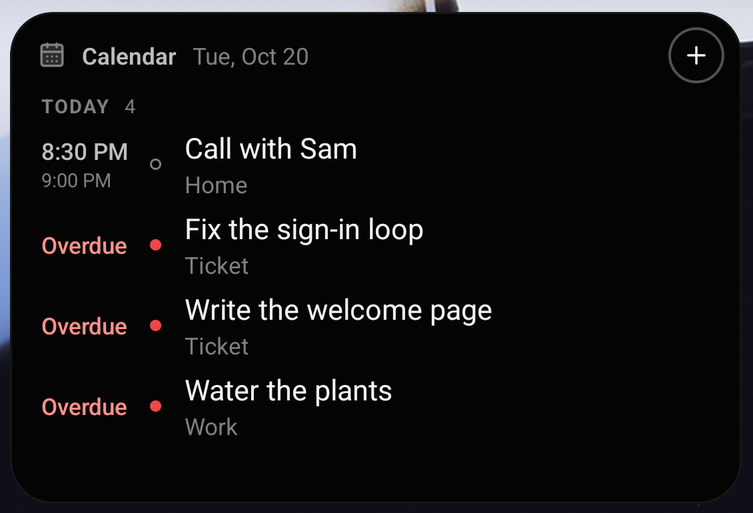
#> input picture docs/widgets/android/calendar-large-dark.png, 753 x 513 px; its folder holds only this picture in this run
$ python app_icons.py ../docs/widgets/android/calendar-large-dark.png
#> lines starting #> are read from the running program, lines starting #| are printed output that depends on the picture
#> in main, picture is the input picture: PIL image 753x513 RGB; mean R, G, B 18, 17.7, 18.6
#!/usr/bin/env python3
"""
Ghost.md's app icons, every set the releases ship, from one square picture (design/app-icon.png in tauri/).

Matt, 2026-11-13: "update and release the new app icons" (the white ghost on black, ~/Desktop/ghost_markdown.png).

    python3 tool/app_icons.py ~/Desktop/ghost_markdown.png
    (cd tauri && npx tauri icon design/icon.json && python3 scripts/mac-icon.py)
    python3 tool/app_icons.py --flutter-only

The first run writes the source pictures (tauri/design/app-icon.png, the adaptive foreground) and every Flutter,
web and landing icon; the Tauri step makes the Windows/Mac/Tauri sets and the Mac's squircle
(tauri/design/app-icon-macos.png), which the last run copies into the Flutter Mac app.

Android's adaptive icon: the foreground is the ghost alone (white, its eyes cut through) on a clear 108dp canvas,
shrunk so its corners sit inside the 66dp safe circle every mask keeps; the background is black; the same layer is
the monochrome one that themed icons tint.
"""

import json
import os
import shutil
import sys

from PIL import Image, ImageDraw

ROOT = os.path.dirname(os.path.dirname(os.path.abspath(__file__)))
DESIGN = os.path.join(ROOT, 'tauri', 'design')
SOURCE = os.path.join(DESIGN, 'app-icon.png')
FOREGROUND = os.path.join(DESIGN, 'app-icon-foreground.png')
MAC_SQUIRCLE = os.path.join(DESIGN, 'app-icon-macos.png')
BACKGROUND = '#000000'
# The ghost on the 108dp canvas, as a share of the source's framing: its corners reach 40dp from the centre at 1.0.
FOREGROUND_SCALE = 0.78
# A maskable web icon keeps a circle of 80% of its width.
MASKABLE_SCALE = 0.9

LANCZOS = Image.Resampling.LANCZOS


def square(src, size):
#> called with size = 1024
    return src.resize((size, size), LANCZOS)
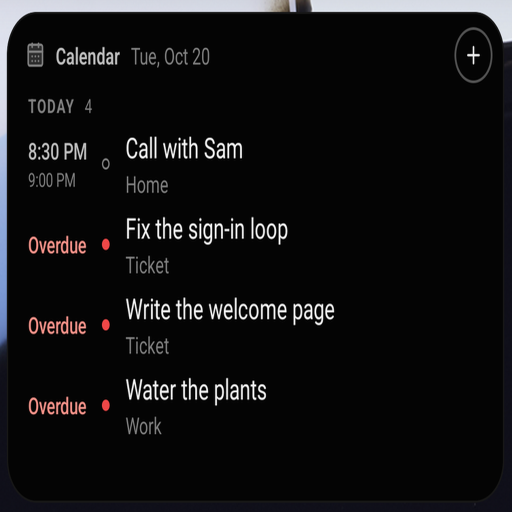
#> returned value: PIL image 1024x1024 RGB (shown at 1/2 size); mean R, G, B 18.1, 17.7, 18.6
#| wrote tauri/design/app-icon.png 1024


def ghost_layer(src, scale, size):
    """The ghost alone, white with its luminance as alpha, scaled about the centre onto a clear square."""
#> called with scale = 0.78, size = 1024
    big = src.convert('L')
    side = big.width
#> side = 753
    inner = round(side * scale)
#> inner = 587
    shape = big.resize((inner, inner), LANCZOS)
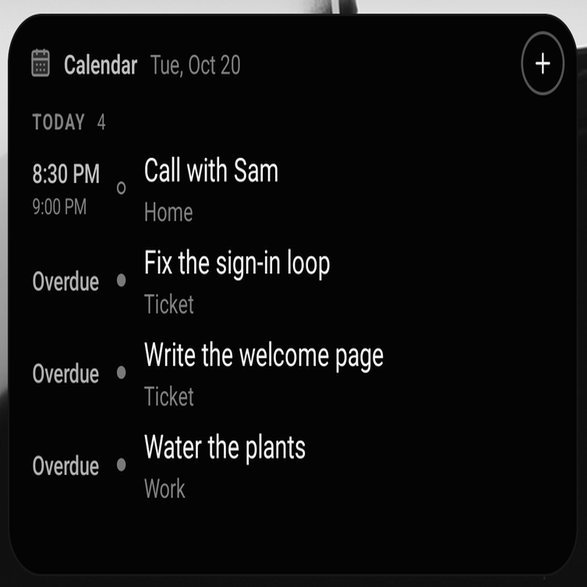
#> shape: PIL image 587x587 L; min 0, max 255, mean 17.9
    alpha = Image.new('L', (side, side), 0)
#> alpha: PIL image 753x753 L; every value is 0
    alpha.paste(shape, ((side - inner) // 2, (side - inner) // 2))
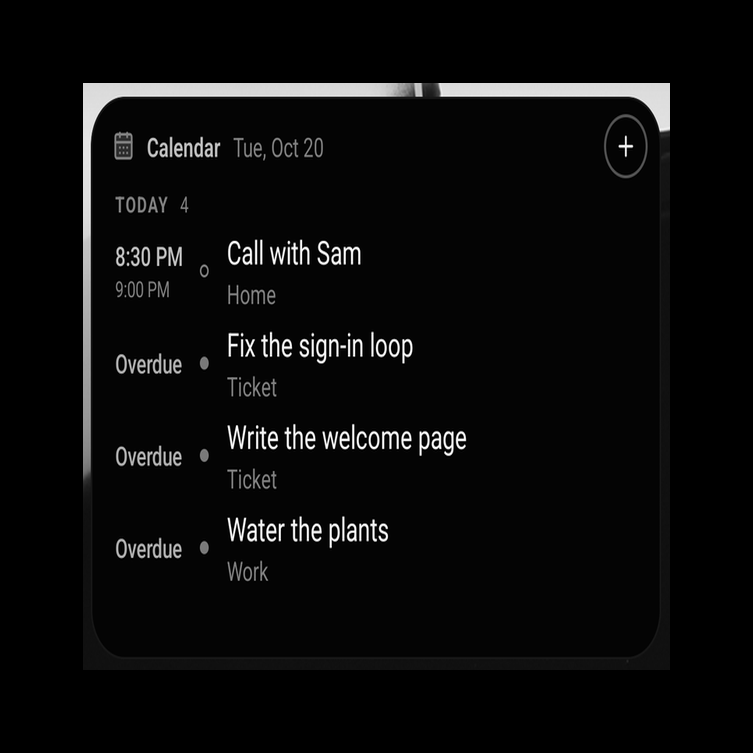
#> alpha: PIL image 753x753 L; min 0, max 255, mean 10.9
    layer = Image.new('RGBA', (side, side), (255, 255, 255, 0))
    layer.putalpha(alpha)
    return layer.resize((size, size), LANCZOS)
#> returned value: PIL image 1024x1024 RGBA


def on_black(layer):
    out = Image.new('RGBA', layer.size, BACKGROUND)
    out.alpha_composite(layer)
    return out


def masked(img, radius_share):
    """The picture cut to a rounded square (radius_share of the side; 0.5 is a circle), drawn 4x for a smooth edge."""
    size = img.width
    big = size * 4
    mask = Image.new('L', (big, big), 0)
    ImageDraw.Draw(mask).rounded_rectangle((0, 0, big - 1, big - 1), radius=round(big * radius_share), fill=255)
    out = img.convert('RGBA')
    out.putalpha(mask.resize((size, size), LANCZOS))
    return out


def save(img, path, opaque=False):
    if opaque:
        img = img.convert('RGB')
    img.save(path, optimize=True)
    print('wrote', os.path.relpath(path, ROOT), img.size[0])


def each_png(folder):
    for name in sorted(os.listdir(folder)):
        if name.endswith('.png'):
            path = os.path.join(folder, name)
            with Image.open(path) as old:
                yield name, path, old.width


def flutter_mac():
    squircle = Image.open(MAC_SQUIRCLE).convert('RGBA')
    for _, path, size in each_png(os.path.join(ROOT, 'macos', 'Runner', 'Assets.xcassets', 'AppIcon.appiconset')):
        save(square(squircle, size), path)


def main():
    if '--flutter-only' in sys.argv:
        flutter_mac()
        return
    picture = Image.open(os.path.expanduser(sys.argv[1])).convert('RGB')
    src = square(picture, 1024) if picture.width != 1024 else picture

    # The sources the Tauri bundler reads (design/icon.json).
    save(src, SOURCE, opaque=True)
    save(ghost_layer(picture, FOREGROUND_SCALE, 1024), FOREGROUND)
#| wrote tauri/design/app-icon-foreground.png 1024
    with open(os.path.join(DESIGN, 'icon.json'), 'w') as f:
        json.dump({'default': 'app-icon.png', 'bg_color': BACKGROUND, 'android_fg': 'app-icon-foreground.png',
                   'android_fg_scale': 100}, f, indent=2)
        f.write('\n')

    # Android, the phone app.
    res = os.path.join(ROOT, 'android', 'app', 'src', 'main', 'res')
    for density in ('mdpi', 'hdpi', 'xhdpi', 'xxhdpi', 'xxxhdpi'):
        folder = os.path.join(res, 'mipmap-' + density)
        for name, path, size in each_png(folder):
            if name == 'ic_launcher_foreground.png':
                save(ghost_layer(picture, FOREGROUND_SCALE, size), path)
            elif name == 'ic_launcher_round.png':
                save(masked(square(picture, size), 0.5), path)
            else:
                save(square(picture, size), path)
    with open(os.path.join(res, 'values', 'ic_launcher_background.xml'), 'w') as f:
        f.write('<?xml version="1.0" encoding="utf-8"?>\n<resources>\n'
                f'  <color name="ic_launcher_background">{BACKGROUND}</color>\n</resources>\n')
    with open(os.path.join(res, 'mipmap-anydpi-v26', 'ic_launcher.xml'), 'w') as f:
        f.write('<?xml version="1.0" encoding="utf-8"?>\n'
                '<adaptive-icon xmlns:android="http://schemas.android.com/apk/res/android">\n'
                '  <background android:drawable="@color/ic_launcher_background"/>\n'
                '  <foreground android:drawable="@mipmap/ic_launcher_foreground"/>\n'
                '  <monochrome android:drawable="@mipmap/ic_launcher_foreground"/>\n'
                '</adaptive-icon>\n')

    # Android, the watch app: a rounded square and a circle, as before.
    wear = os.path.join(ROOT, 'android', 'wear', 'src', 'main', 'res')
    for density in ('mdpi', 'hdpi', 'xhdpi', 'xxhdpi', 'xxxhdpi'):
        for name, path, size in each_png(os.path.join(wear, 'mipmap-' + density)):
            save(masked(square(picture, size), 0.5 if 'round' in name else 0.18), path)

    # iOS: full squares without alpha (App Store Connect refuses an icon with one).
    for _, path, size in each_png(os.path.join(ROOT, 'ios', 'Runner', 'Assets.xcassets', 'AppIcon.appiconset')):
        save(square(picture, size), path, opaque=True)

    # The web app.
    web = os.path.join(ROOT, 'web')
    for name, path, size in each_png(os.path.join(web, 'icons')):
        if 'maskable' in name:
            save(on_black(ghost_layer(picture, MASKABLE_SCALE, size)), path, opaque=True)
        else:
            save(square(picture, size), path, opaque=name.startswith('apple'))
    if os.path.exists(os.path.join(web, 'favicon.png')):
        with Image.open(os.path.join(web, 'favicon.png')) as old:
            save(square(picture, old.width), os.path.join(web, 'favicon.png'))

    # ghostmarkdown.com.
    landing = os.path.join(ROOT, 'landing')
    for name in ('icon.png', 'favicon.png', 'apple-touch-icon.png'):
        path = os.path.join(landing, name)
        with Image.open(path) as old:
            size = old.width
        save(square(picture, size), path, opaque=name.startswith('apple'))

    if os.path.exists(MAC_SQUIRCLE):
        print('(run the Tauri step, then --flutter-only for the Mac app)')


if __name__ == '__main__':
#> (the run stopped early here; a loop or call above may not have finished)

$ run again, on docs/widgets/android/launcher-placed-dark.webp
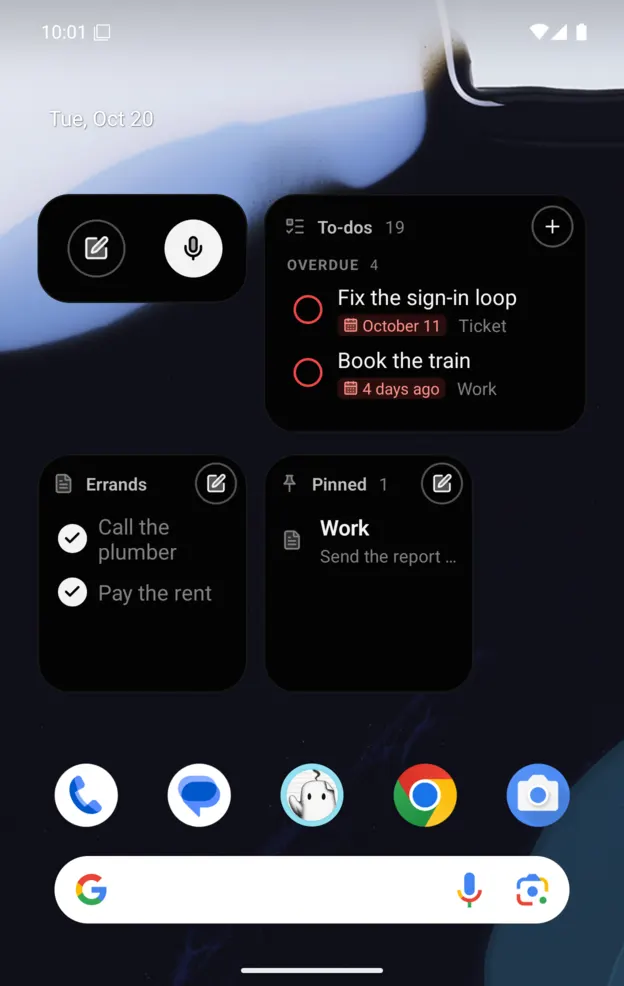
#> input picture docs/widgets/android/launcher-placed-dark.webp, 624 x 986 px
#> in main, picture is the input picture: PIL image 624x986 RGB; mean R, G, B 63.7, 66.4, 74.4
#| wrote tauri/design/app-icon.png 1024
#> in ghost_layer, `shape = big.resize((inner, inner), LANCZOS)`:
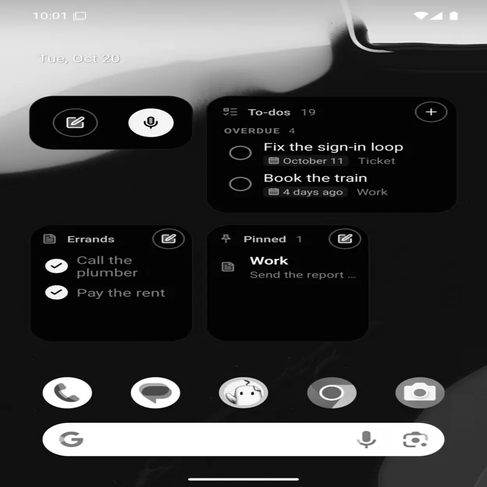
#> shape: PIL image 487x487 L; min 0, max 255, mean 66.6
#> in ghost_layer, `alpha.paste(shape, ((side - inner) // 2, (side - inner) // 2))`:
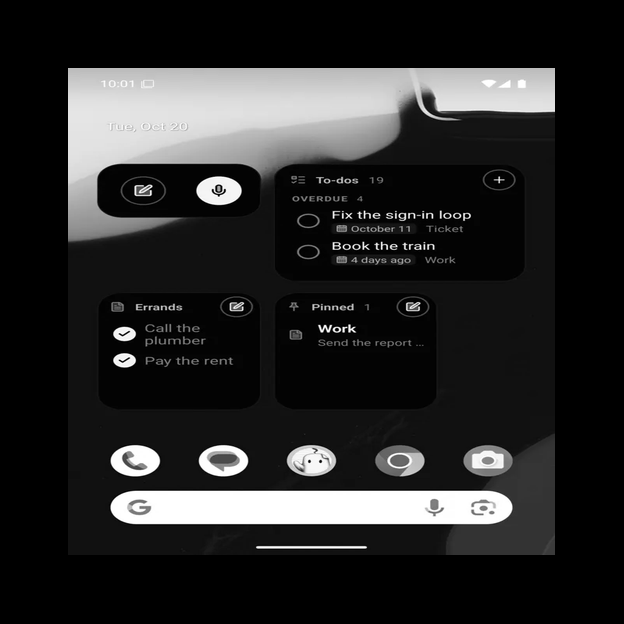
#> alpha: PIL image 624x624 L; min 0, max 255, mean 40.6
#| wrote tauri/design/app-icon-foreground.png 1024

$ run again, on docs/widgets/android/pick-note-dark.webp
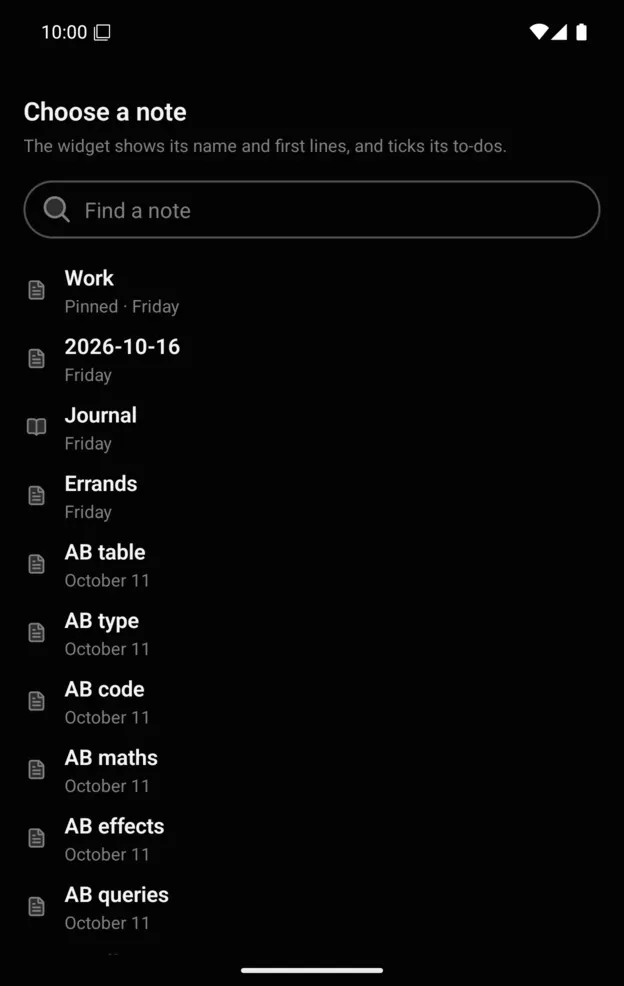
#> input picture docs/widgets/android/pick-note-dark.webp, 624 x 986 px
#> in main, picture is the input picture: PIL image 624x986 RGB; mean R, G, B 8, 8, 8
#| wrote tauri/design/app-icon.png 1024
#> in ghost_layer, `shape = big.resize((inner, inner), LANCZOS)`:
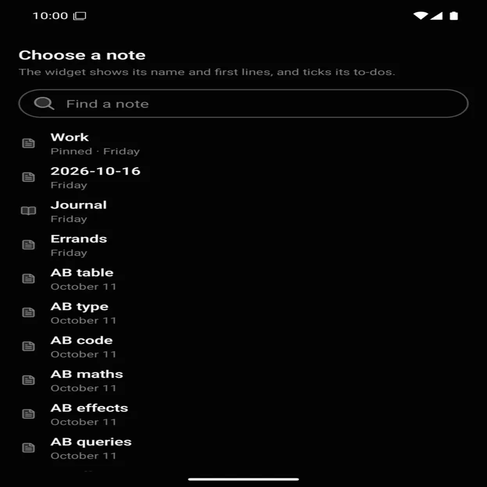
#> shape: PIL image 487x487 L; min 0, max 255, mean 8.1
#> in ghost_layer, `alpha.paste(shape, ((side - inner) // 2, (side - inner) // 2))`:
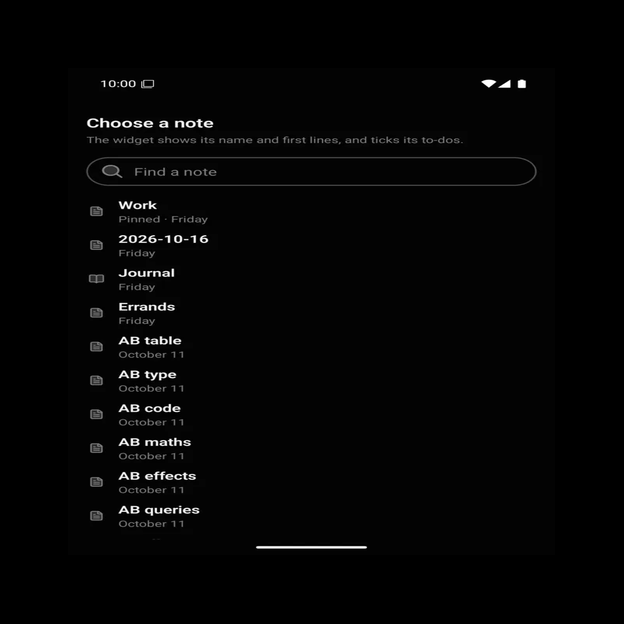
#> alpha: PIL image 624x624 L; min 0, max 255, mean 4.9
#| wrote tauri/design/app-icon-foreground.png 1024
